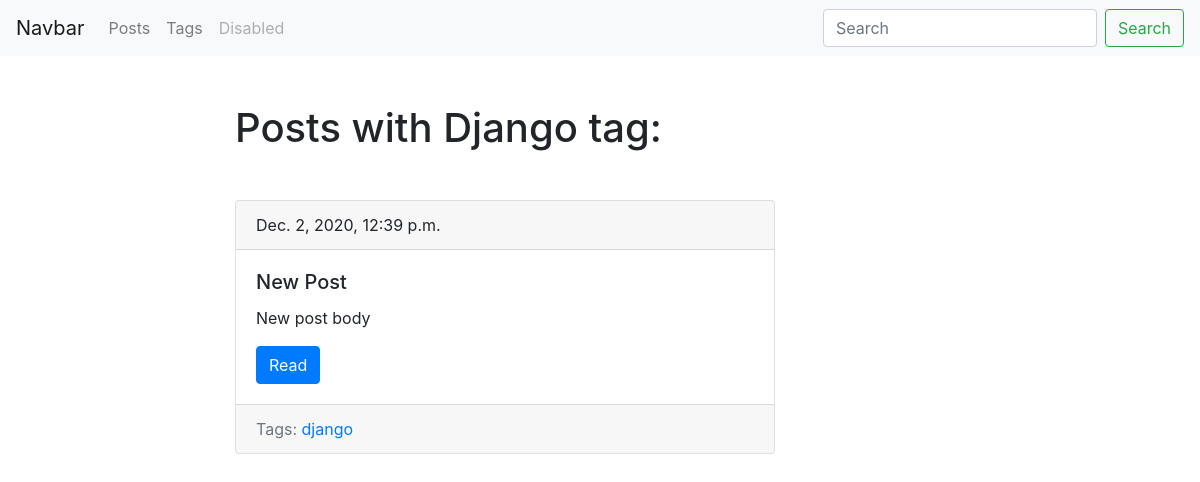
/blog/tag/django/, run on an earlier commit of the app's database.
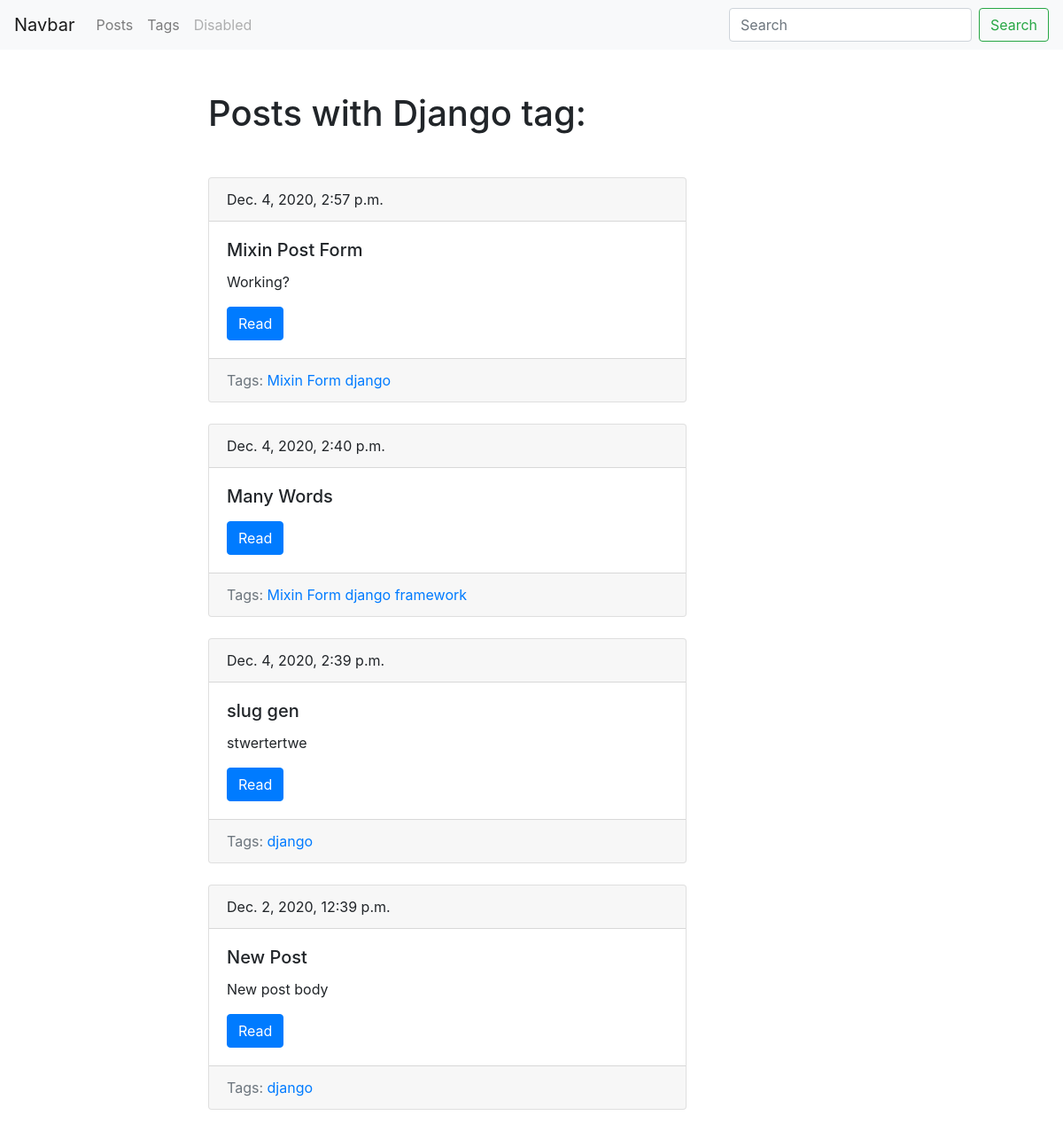
And on a later commit of the database.
### blog/models.py (models this page shows, shortened)
class Tag(models.Model):
	title = models.CharField(max_length=50)
	slug = models.SlugField(max_length=50, unique=True)
	def get_absolute_url(self):
		return reverse('tag_detail_url', kwargs={'slug': self.slug})
	class Meta:
		ordering = ['title']

class Post(models.Model):
	title = models.CharField(max_length=150, db_index=True)
	slug = models.SlugField(max_length=150, blank=True, unique=True)
	body = models.TextField(blank=True, db_index=True)
	tags = models.ManyToManyField('Tag', blank=True, related_name='posts')
	date_pub = models.DateTimeField(auto_now_add=True)
	def get_absolute_url(self):
		return reverse('post_detail_url', kwargs={'slug': self.slug})
	class Meta:
		ordering = ['-date_pub']

### blog/views.py (the view)
# urls.py: path('tag/<str:slug>/', views.TagDetail.as_view(), name='tag_detail_url'),
class TagDetail(ObjectDetailMixin, View):
	model = Tag
	template = 'blog/tag_detail.html'

### blog/utils.py (called while the page is built)
    def get(self, request, slug):
        obj = get_object_or_404(self.model, slug__iexact=slug)
        return render(request, self.template, context={self.model.__name__.lower(): obj, 'admin_object': obj, 'detail': True})

### blog/templates/blog/tag_detail.html (shortened to what this page needs)
{% extends 'blog/base_blog.html' %}
{% block content %}
	<h1 class="mb-5">Posts with {{ tag.title|title }} tag:</h1>
	{% for post in tag.posts.all %}
		{% include 'blog/includes/post_card_template.html' %}
	{% endfor %}
{% endblock %}

### blog/templates/blog/base_blog.html (shortened to what this page needs)
{% extends 'base.html' %}

### templates/base.html (shortened to what this page needs)
{% load static %}
<!doctype html>
<html lang="en">
  <head>
    <link rel="stylesheet" href="https://cdn.jsdelivr.net/npm/bootstrap@4.5.3/dist/css/bootstrap.min.css">
    <link rel="stylesheet" type="text/css" href="{% static 'css/styles.css' %}">
  </head>
  <body>
    <nav class="navbar navbar-expand-lg navbar-light bg-light">
      <a class="navbar-brand" href="#">Navbar</a>
      <div class="collapse navbar-collapse" id="navbarTogglerDemo02">
        <ul class="navbar-nav mr-auto mt-2 mt-lg-0">
          <li class="nav-item">
            <a class="nav-link" href="{% url 'post_list' %}">Posts</a>
          </li>
          <li class="nav-item">
            <a class="nav-link" href="{% url 'tags_list_url' %}">Tags</a>
          </li>
          <li class="nav-item">
            <a class="nav-link disabled" href="#" tabindex="-1" aria-disabled="true">Disabled</a>
          </li>
        </ul>
        <form class="form-inline my-2 my-lg-0" action="{% url 'post_list' %}" method="get">
          <input class="form-control mr-sm-2" type="search" placeholder="Search" name="search">
          <button class="btn btn-outline-success my-2 my-sm-0" type="submit">Search</button>
        </form>
      </div>
    </nav>
    <div class="container mt-5">
      <div class="row">
        <div class="col-6 offset-md-2">
          {% block content %}{% endblock %}
    </div>
  </div>
</div>
</body>
</html>

### blog/templates/blog/includes/post_card_template.html
<div class="card mb-4">
	<div class="card-header">
		{{ post.date_pub }}
	</div>
	<div class="card-body">
		<h5 class="card-title">{{ post.title }}</h5>
		<p class="card-text">{{ post.body|truncatewords:15 }}</p>
		<a href="{{ post.get_absolute_url }}" class="btn btn-primary">Read</a>
	</div>
	<div class="card-footer text-muted">
	    Tags:
	    {% for tag in post.tags.all %}
	    	<a href="{{ tag.get_absolute_url }}">{{tag.title}}</a>
	    {% endfor %}
  	</div>
</div>

What changed in the data, as far as the page shows it:
added Post: date_pub "Dec. 4, 2020, 2:57 p.m.", title "Mixin Post Form", body "Working?", Tag (title "django")
added Tag: title "Mixin Form"
added Post: date_pub "Dec. 4, 2020, 2:40 p.m.", title "Many Words", Tag (title "django")
now on this page (row unchanged): Tag: title "framework", shown under "Dec. 4, 2020, 2:40 p.m."
added Post: date_pub "Dec. 4, 2020, 2:39 p.m.", title "slug gen", body "stwertertwe", Tag (title "django")
